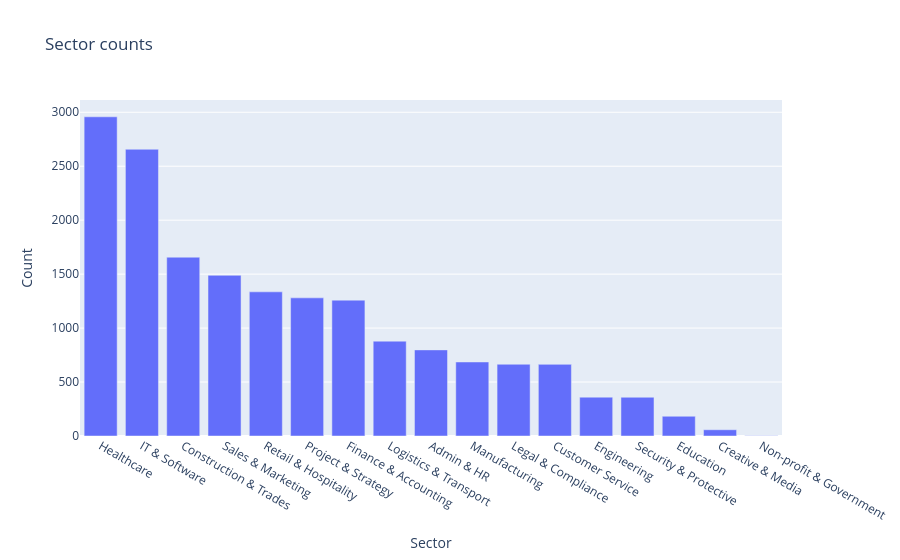

Here is the notebook cell this chart was saved with:
### Code cell
counts = df.sector_clean.value_counts()

fig = px.bar(
    x=counts.index,
    y=counts.values,
    labels={"x": "Sector", "y": "Count"},
    title="Sector counts"
)

fig.show()

### Figure 1 — Plotly figure (JSON) as saved in the notebook; plotly's stock layout.template omitted (floating-point values rounded to 4 significant figures)
{"data": [{"hovertemplate": "Sector=%{x}<br>Count=%{y}<extra></extra>", "legendgroup": "", "marker": {"color": "#636efa", "pattern": {"shape": ""}}, "name": "", "orientation": "v", "showlegend": false, "textposition": "auto", "type": "bar", "x": ["Healthcare", "IT & Software", "Construction & Trades", "Sales & Marketing", "Retail & Hospitality", "Project & Strategy", "Finance & Accounting", "Logistics & Transport", "Admin & HR", "Manufacturing", "Legal & Compliance", "Customer Service", "Engineering", "Security & Protective", "Education", "Creative & Media", "Non-profit & Government"], "xaxis": "x", "y": [2958, 2657, 1657, 1489, 1336, 1280, 1259, 879, 798, 686, 665, 664, 360, 359, 183, 58, 2], "yaxis": "y"}], "layout": {"barmode": "relative", "legend": {"tracegroupgap": 0}, "title": {"text": "Sector counts"}, "xaxis": {"anchor": "y", "domain": [0, 1], "title": {"text": "Sector"}}, "yaxis": {"anchor": "x", "domain": [0, 1], "title": {"text": "Count"}}}}
